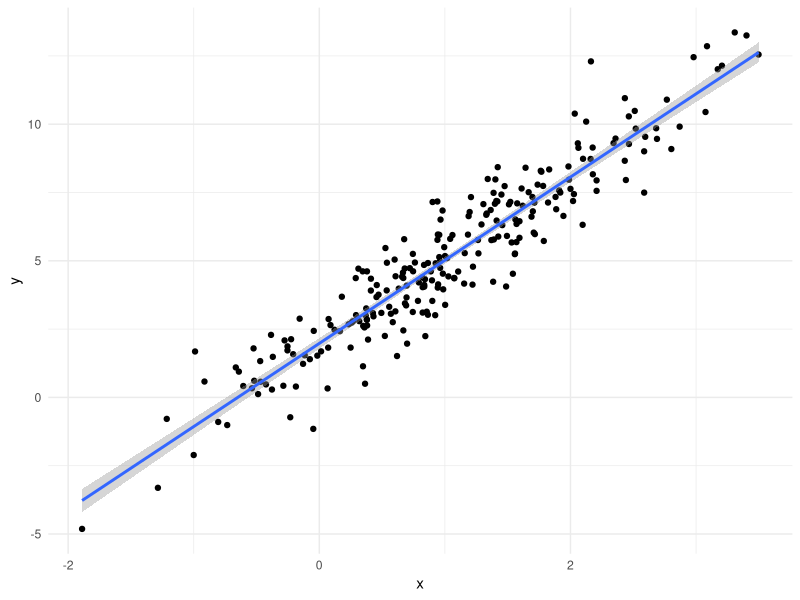
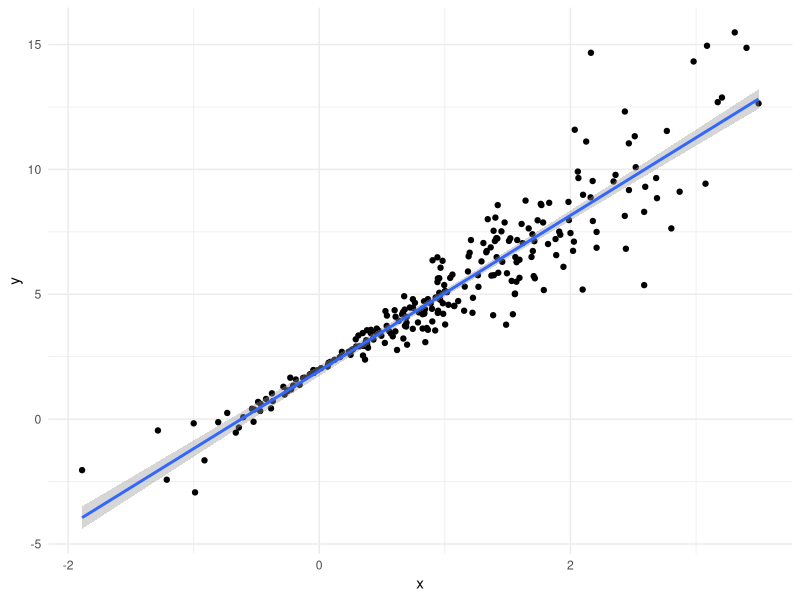
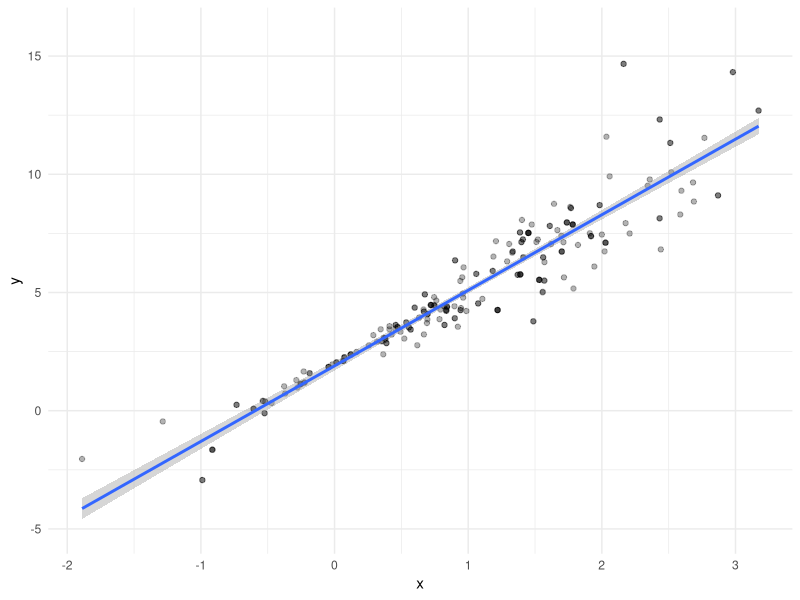
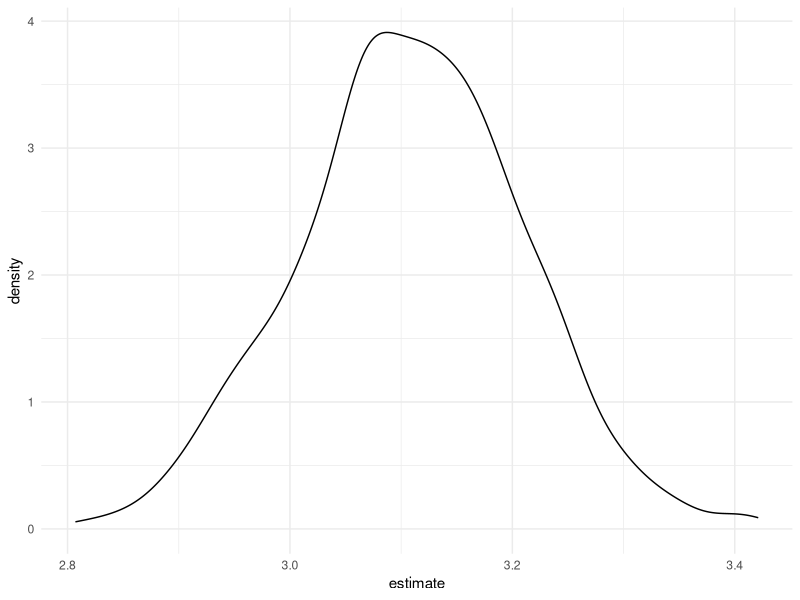

Recreate these plots in R, in order.
## ---- chunk 1
library(tidyverse)
library(modelr)

knitr::opts_chunk$set(
  fig.width = 6,
  fig.asp = .6,
  out.width = "90%"
)

theme_set(theme_minimal() + theme(legend.position = "bottom"))

options(
  ggplot2.continuous.colour = "viridis",
  ggplot2.continuous.fill = "viridis"
)

scale_colour_discrete = scale_color_viridis_d
scale_fill_discrete = scale_fill_viridis_d

set.seed(1)
## ---- chunk 2
n_samp = 250

sim_df_const = 
  tibble(
    x = rnorm(n_samp, 1, 1),
    error = rnorm(n_samp, 0, 1),
    y = 2 + 3 * x + error
  )

sim_df_nonconst = 
  sim_df_const %>% 
  mutate(
    error = error * .75 * x,
    y = 2 + 3 * x + error
  )
## ---- chunk 3
sim_df_const %>% 
  ggplot(aes(x = x, y = y)) + 
  geom_point() + 
  geom_smooth(method = "lm")

sim_df_nonconst %>% 
  ggplot(aes(x = x, y = y)) + 
  geom_point() + 
  geom_smooth(method = "lm")
## ---- chunk 4
lm(y ~ x, data = sim_df_const) %>% broom::tidy()
lm(y ~ x, data = sim_df_nonconst) %>% broom::tidy()
## ---- chunk 5
boot_sample = function(df) {
  
  sample_frac(df, replace = TRUE) %>% 
    arrange(x)
  
}
## ---- chunk 6
boot_sample(sim_df_nonconst) %>% 
  ggplot(aes(x = x, y = y)) + 
  geom_point(alpha = .3) + 
  geom_smooth(method = "lm") + 
  ylim(-5, 16)
## ---- chunk 7
boot_sample(sim_df_nonconst) %>% 
  lm(y ~ x, data = .) %>% 
  broom::tidy()
## ---- chunk 8
boot_straps = 
  tibble(
    strap_number = 1:1000,
    strap_sample = rerun(1000, boot_sample(sim_df_nonconst))
  )
## ---- chunk 9
boot_results = 
  boot_straps %>% 
  mutate(
    models = map(.x = strap_sample, ~lm(y ~ x, data = .x)), 
    results = map(models, broom::tidy)
  ) %>% 
  select(strap_number, results) %>% 
  unnest(results)
## ---- chunk 10
boot_results %>% 
  group_by(term) %>% 
  summarize(
    mean_est = mean(estimate),
    sd_est = sd(estimate)
  )
## ---- chunk 11
boot_results %>% 
  filter(term == "x") %>% 
  ggplot(aes(x = estimate)) +
  geom_density()
## ---- chunk 12
boot_results %>% 
  group_by(term) %>% 
  summarize(
    ci_lower = quantile(estimate, 0.025),
    ci_upper = quantile(estimate, 0.975)
  )
## ---- chunk 13
sim_df_const %>% 
  bootstrap(1000, id = "strap_number") %>% 
  mutate(
    models = map(.x = strap, ~lm(y ~ x, data = .x)), 
    results = map(models, broom::tidy)
  ) %>% 
  select(strap_number, results) %>% 
  unnest(results) %>% 
  group_by(term) %>% 
  summarize(
    mean_est = mean(estimate),
    sd_est = sd(estimate)
  )
